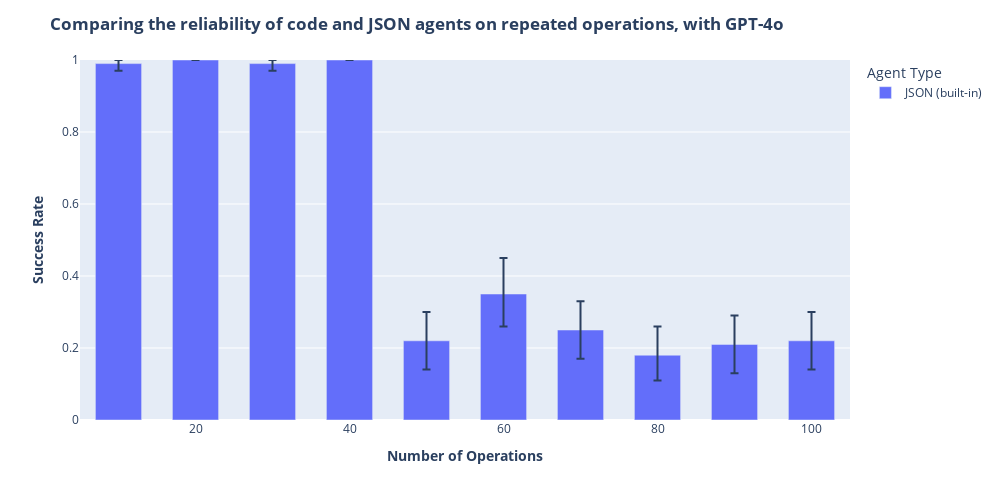

This figure's notebook cell:
### Code cell
error_y = ("upper_error",)
error_y_minus = ("lower_error",)

fig = px.bar(
    results,
    x="n_conversions",
    y="mean",
    error_y="upper",
    error_y_minus="lower",
    color_continuous_scale="viridis",
    color="agent_type",
)

# Update legend labels
fig.update_traces(name="Code", selector=dict(name="code"))
fig.update_traces(name="JSON (built-in)", selector=dict(name="json"))

fig.update_layout(
    title="<b>Comparing the reliability of code and JSON agents on repeated operations, with GPT-4o</b>",
    xaxis_title="<b>Number of Operations</b>",
    yaxis_title="<b>Success Rate</b>",
    barmode="group",
    width=1000,
    height=500,
    bargap=0.4,
    yaxis=dict(range=[0, 1]),
)

fig.update_layout(legend_title_text="Agent Type")

fig.show()

### Figure 1 — Plotly figure (JSON) as saved in the notebook; plotly's stock layout.template omitted (floating-point values rounded to 4 significant figures)
{"data": [{"error_y": {"array": [0.01, 0.0, 0.01, 0.0, 0.08025, 0.1, 0.08, 0.08, 0.08, 0.08025], "arrayminus": [0.02, 0.0, 0.02, 0.0, 0.08, 0.09, 0.08, 0.07, 0.08, 0.08]}, "hovertemplate": "agent_type=json<br>n_conversions=%{x}<br>mean=%{y}<extra></extra>", "legendgroup": "json", "marker": {"color": "#636efa", "pattern": {"shape": ""}}, "name": "JSON (built-in)", "orientation": "v", "showlegend": true, "textposition": "auto", "type": "bar", "x": [10, 20, 30, 40, 50, 60, 70, 80, 90, 100], "xaxis": "x", "y": [0.99, 1.0, 0.99, 1.0, 0.22, 0.35, 0.25, 0.18, 0.21, 0.22], "yaxis": "y"}], "layout": {"bargap": 0.4, "barmode": "group", "height": 500, "legend": {"title": {"text": "Agent Type"}, "tracegroupgap": 0}, "margin": {"t": 60}, "title": {"text": "<b>Comparing the reliability of code and JSON agents on repeated operations, with GPT-4o</b>"}, "width": 1000, "xaxis": {"anchor": "y", "domain": [0, 1], "title": {"text": "<b>Number of Operations</b>"}}, "yaxis": {"anchor": "x", "domain": [0, 1], "range": [0, 1], "title": {"text": "<b>Success Rate</b>"}}}}
